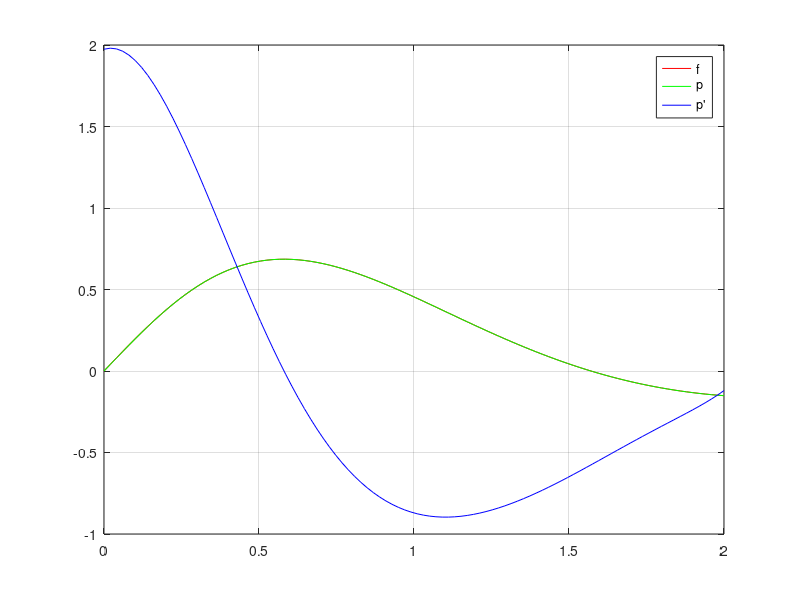

Reproduce this figure in MATLAB. (Note: this script raises an error after producing the figure.)
%%
addpath('..\lib');

%% 1)
clc; clear; format short e;

f = @(x) (2 * sin(x) .* cos(x)) ./ (1 + x.^2);
a = 0;
b = 2;

n = 10;
xi = linspace(0, 2, 10);
fxi = f(xi);

% 1:
p = polyfit(xi, fxi, n-1);

zk = linspace(a, b, 100);
fzk = f(zk);
pzk = polyval(p, zk);

err = norm(fzk - pzk, inf)

% 2:
pp = polyder(p);
ppzk = polyval(pp, zk);

plot(zk, fzk, '-r', ...
    zk, pzk, '-g', ...
    zk, ppzk, '-b');
legend('f', 'p', "p'")
grid on
hold on

xcrit = roots(pp); % punti notevoli di p
xcrit = xcrit(xcrit >= 0 & xcrit <= 2 & imag(xcrit) == 0); % solo punti in [0,2], solo radici reali
xall = [[0] xcrit [2]]; % controllare che il max non sia agli estremi
yall = polyval(p, xall);

[ymax, idx] = max(yall);
xmax = xall(idx)

plot(xmax, ymax, 'ok')

% 3:
s1 = griddedInterpolant(xi, fxi, 'linear');
s1zk = s1(zk);

err2 = norm(fzk - s1zk, inf)

%% 2)
clc; clear; format short e;

g = @(x) (x.^2) ./ (1 + x.^2);

a = -4;
b = 4;

% 1:
n = 10;
xnodes = linspace(a, b, n+1);
ynodes = g(xnodes);
p = polyfit(xnodes, ynodes, n);

z = linspace(a, b, 100);
gz = g(z);
pz = polyval(p, z);

figure(1)
plot(z, gz, 'g', z, pz, 'b', xnodes, ynodes, 'or')
legend('function', 'polyfit', 'nodes')

err = norm(gz - pz, inf)

% 2:
k = 1:n+1;

xcnodes = cos((pi*(2*k-1))./(2*(n+1)));
xcnodes = (b-a) / 2 * xcnodes + (a+b) / 2;
ycnodes = g(xcnodes);
p2 = polyfit(xcnodes, ycnodes, n);
p2z = polyval(p2, z);

figure(2)
plot(z, gz, 'g', z, p2z, 'b', xcnodes, ycnodes, 'or')
legend('function', 'polyfit', 'cheby nodes')

err_cheby = norm(gz - p2z, inf)


%% 3)
clc; clear; format short e;

f = @(x) sin(x + exp(x)) - 7/12;

a = 0;
b = 1;
xmax = 4/15;
ymax = f(xmax);

% 1:
x = linspace(a, b, 100);
y = f(x);
plot(x, y, 'g', xmax, ymax, 'or')

% 2:
h = 0.1;
z = a:h:b;
fz = f(z);

s = griddedInterpolant(z, fz, 'linear');
symax = s(xmax)
err = abs(ymax - symax)

h = 0.01;
z = a:h:b;
fz = f(z);

s = griddedInterpolant(z, fz, 'linear');
symax = s(xmax)
err = abs(ymax - symax)
